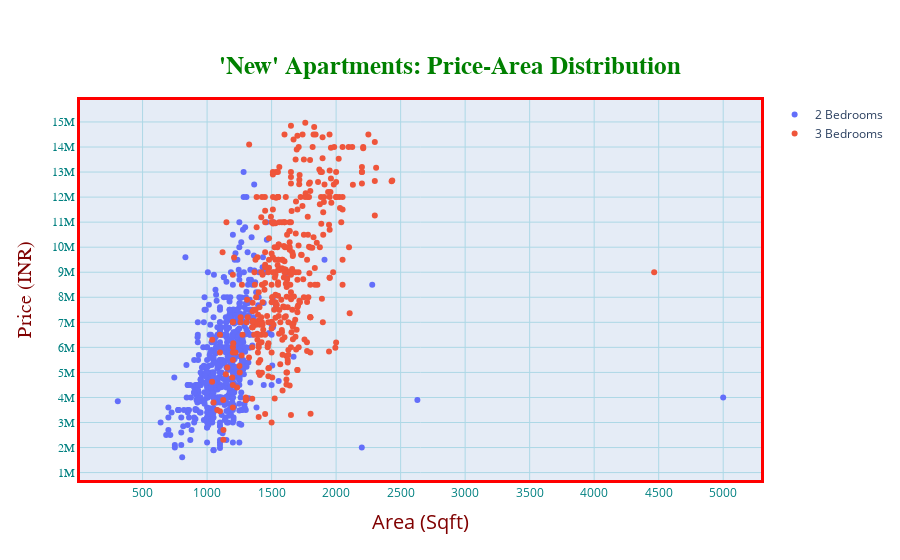

Here is the notebook cell this chart was saved with:
### Code cell
fig = go.Figure()

fig.add_trace(go.Scatter(x=df1['area_sqft'].values.tolist(), y=df1['price'].values.tolist(),
                    mode='markers',
                    name='2 Bedrooms'))
fig.add_trace(go.Scatter(x=df2['area_sqft'].values.tolist(), y=df2['price'].values.tolist(),
                    mode='markers',
                    name='3 Bedrooms'))

fig.update_layout(title_text="<b>'New' Apartments: Price-Area Distribution</b>",
                 title_font_size=25,
                 title_font_color='green',
                 title_font_family='Titillium Web',
                 title_x=0.5,
                 title_y=0.90,
                 title_xanchor='center',
                 title_yanchor='top',
                 yaxis={'categoryorder':'total ascending'}
                 )

fig.update_xaxes(
        color='teal',
        title_text='Area (Sqft)',
        title_font_family='Open Sans',
        title_font_size=20,
        title_font_color='maroon',
        title_standoff = 15,
        gridcolor='lightblue',
        tickmode='auto',
        nticks=20,
        linecolor='red',
        linewidth=3,
        mirror=True)

fig.update_yaxes(
        color='Teal',
        title_text='Price (INR)',
        title_font_family='Droid Sans',
        title_font_size=20,
        title_font_color='maroon',
        title_standoff = 15,
        tickfont_family='Arial',
        nticks = 20,
        gridcolor='lightblue',
        linecolor='red',
        linewidth=3,
        mirror = True)

fig.show()

### Figure 1 — Plotly figure (JSON) as saved in the notebook; plotly's stock layout.template omitted (floating-point values rounded to 4 significant figures; data arrays with more than 128 entries replaced by an {"elided": "..."} marker saying what was removed)
{"data": [{"mode": "markers", "name": "2 Bedrooms", "type": "scatter", "x": {"elided": "574 int values"}, "y": {"elided": "574 int values"}}, {"mode": "markers", "name": "3 Bedrooms", "type": "scatter", "x": {"elided": "396 int values"}, "y": {"elided": "396 int values"}}], "layout": {"title": {"font": {"color": "green", "family": "Titillium Web", "size": 25}, "text": "<b>'New' Apartments: Price-Area Distribution</b>", "x": 0.5, "xanchor": "center", "y": 0.9, "yanchor": "top"}, "xaxis": {"color": "teal", "gridcolor": "lightblue", "linecolor": "red", "linewidth": 3, "mirror": true, "nticks": 20, "tickmode": "auto", "title": {"font": {"color": "maroon", "family": "Open Sans", "size": 20}, "standoff": 15, "text": "Area (Sqft)"}}, "yaxis": {"categoryorder": "total ascending", "color": "Teal", "gridcolor": "lightblue", "linecolor": "red", "linewidth": 3, "mirror": true, "nticks": 20, "tickfont": {"family": "Arial"}, "title": {"font": {"color": "maroon", "family": "Droid Sans", "size": 20}, "standoff": 15, "text": "Price (INR)"}}}}
